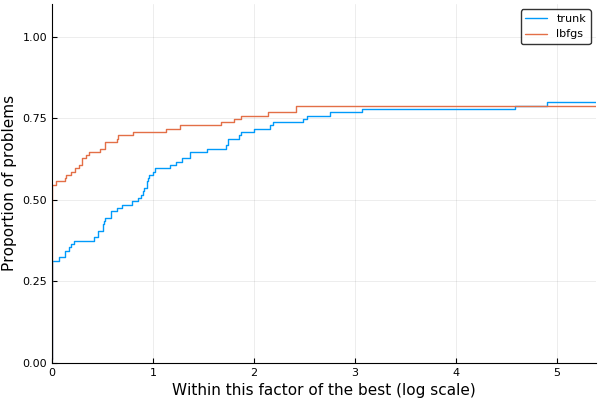

Write Julia code to recreate this figure.
using CUTEst, BenchmarkProfiles, Plots, Optimize, MiniLogging
pyplot()

MiniLogging.basic_config(MiniLogging.INFO)
optlog = get_logger("optimize")

function perfprof()
  pnames = CUTEst.select(min_var = 100, max_var = 10_000, contype=:unc)
  sort!(pnames)
  problems = (CUTEstModel(p) for p in pnames)
  solvers = Dict{Symbol,Function}(:lbfgs => lbfgs, :trunk => trunk)
  bmark_args = Dict(:max_f => 10_000, :max_time => 30.0)
  stats, p = bmark_and_profile(solvers, problems, bmark_args=bmark_args)
  png(p, "perfprof")
end

perfprof()
